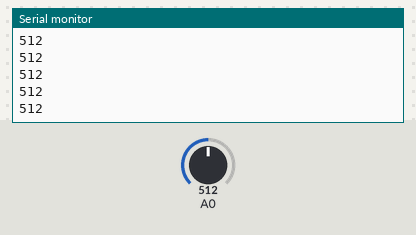
This sketch was run on a simulated Arduino Uno, built with avr-gcc and run on an emulated ATmega328P. Shown: the last lines printed to the serial monitor. The inputs (shaded band) are chosen by the test bench; at power-on: A0 = 512.

Above: at 1.2 s.
1.3 s: A0 set to 716
At 2.1 s:
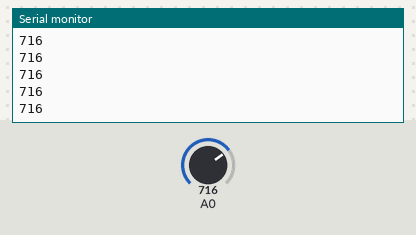
2.8 s: A0 set to 900
At 3.4 s:
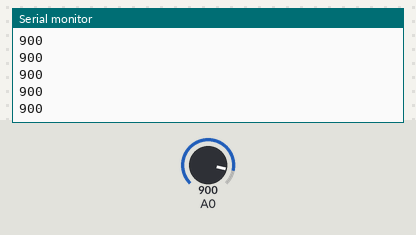
Timing chart, 0 to 5.8 s (numbered marks = the images above; inputs shaded):
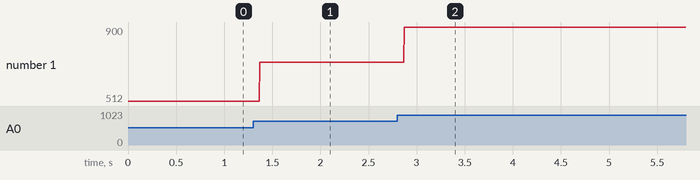

The sketch:

n03-analog-read-serial.ino
```cpp
void setup() {
  Serial.begin(9600); // Open serial port with 9600 bits of data per seconds

}

void loop() {
  // Store the potentiometer value
  int sensorValue = analogRead(A0);

  //  Print the sensor value has decimal
  Serial.println(sensorValue, DEC);

  // Delay in between read for stability
  delay(1);
}
```

Measured:
- after the input at 1.3 s, the serial monitor: prints a new line after 0.07 s (image 1)
- after the input at 2.8 s, the serial monitor: prints a new line after 0.07 s (image 2)
- plotted number 1: 512 → 716 after the input at 1.3 s, 716 → 900 after the input at 2.8 s
